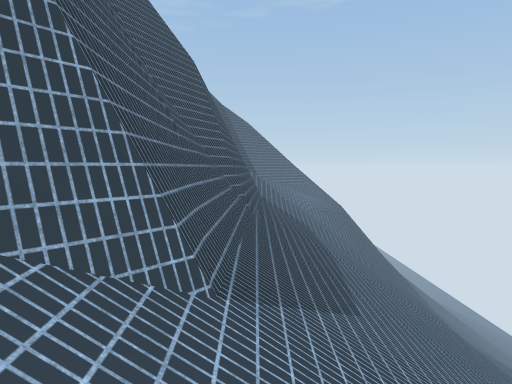
view 1 (above)

15 first-person views from a walk through a 3-D level made in the Unity game engine. The camera is 1.5 m above the floor, tilts 4° down and sees 70° across. The floor is counted in squares, 2 m on a side. Each view is taken from the middle of a square. On the plan, view 1 faces up. The plan holds only what a view shows up to about 11 squares ahead; the rest is blank. The place goes on beyond the plan. The player is left out. Surface patterns are stand-ins for the level's own textures.

view 2
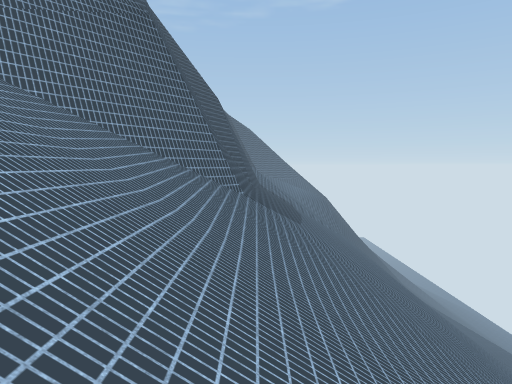

view 3
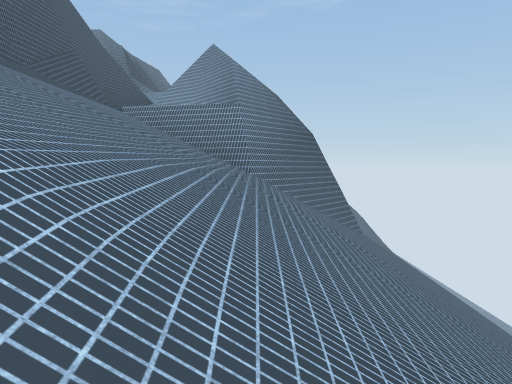

view 4
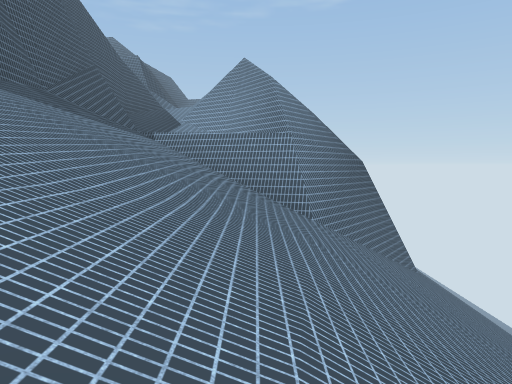

view 5
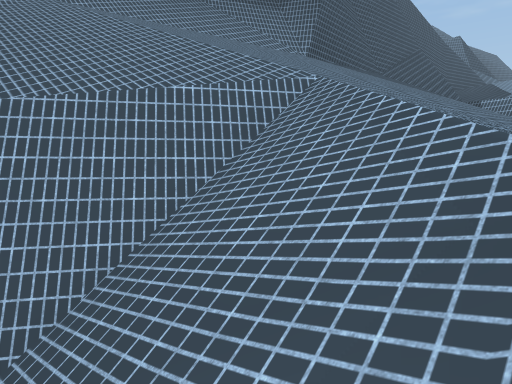

view 6
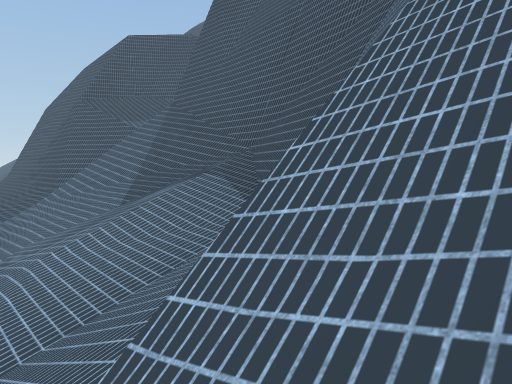

view 7
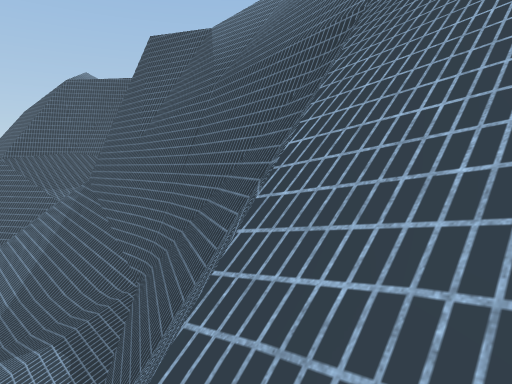

view 8
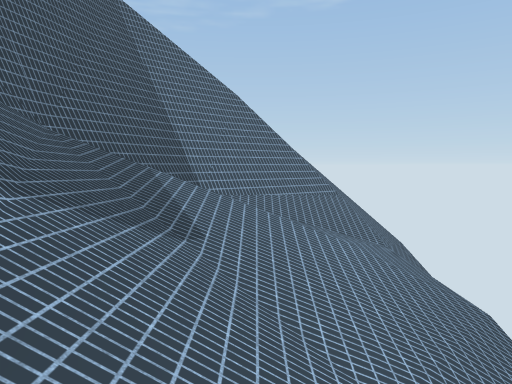

view 9
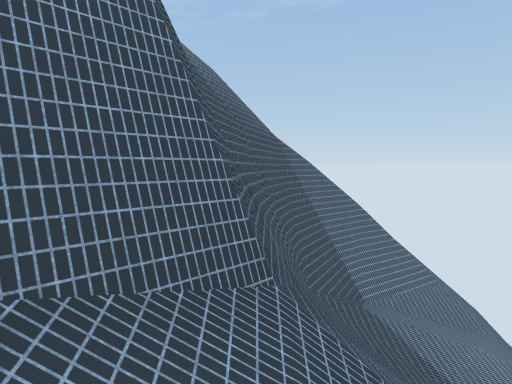

view 10
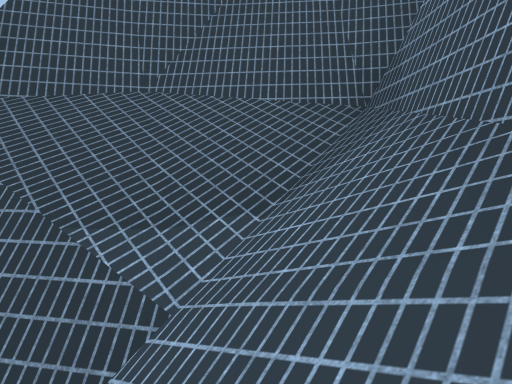

view 11
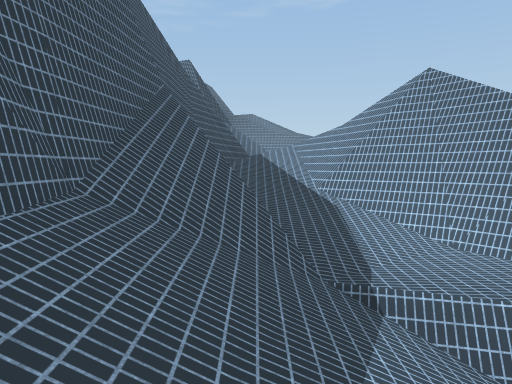

view 12
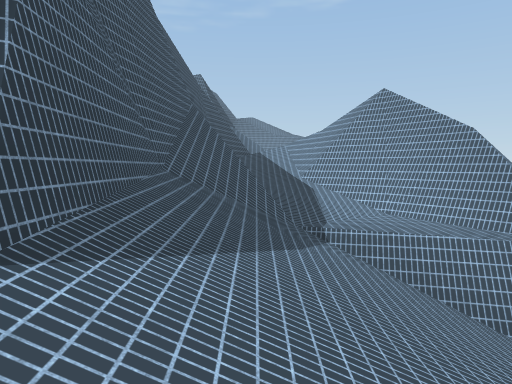

view 13
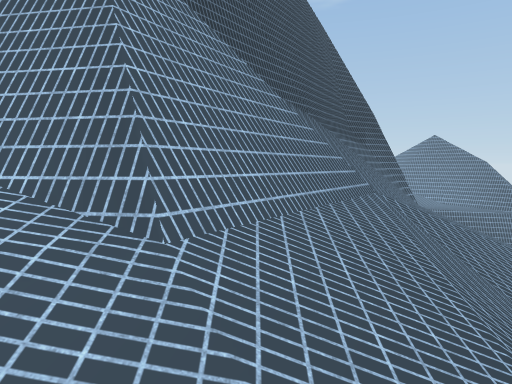

view 14
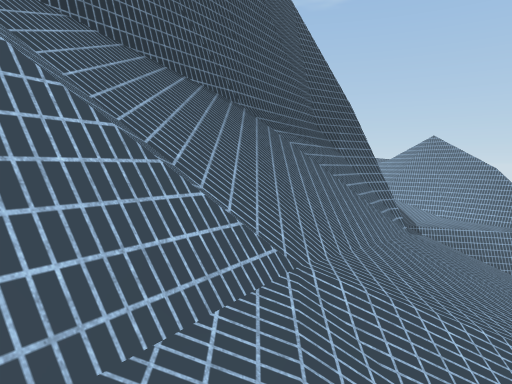

view 15
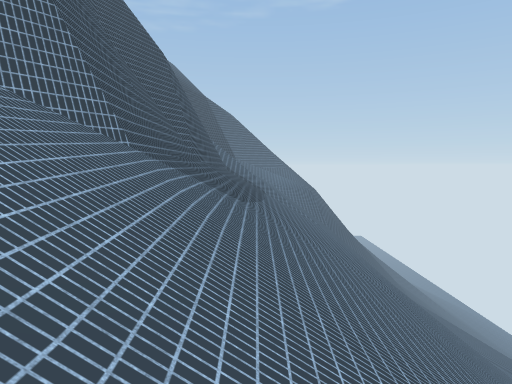

### Floor plan
Key: @ floor where view 1 was taken; # wall or solid block; . main floor; : floor 0.5 m higher than the main floor; + floor 1.25 m higher than the main floor; * floor 2 m higher than the main floor; % floor 2.5 m higher than the main floor; / step, stairs or slope; = window, fence, low wall or low ledge; v drop or lower ground.
Columns run from 12 left of view 1 to 3 right of it. Each row starts with its distance up from view 1.
 18            /////
 17            /vv=/
 16           #v##//
 15           ###///
 14           ##////
 13           #/////
 12           #/////
 11          ##/////
 10         ##//////
  9         #///////
  8         #//##///
  7         ##/##///
  6     #    ####///
  5     #%     ##///
  4     #*#    ##///
  3     #+##   ##///
  2     #/:#   #////
  1     #//.  ##////
  0     #//=###/@///
 -1     #//////////
 -2    ##/////////
 -3   ###/////////
 -4  ##//////////
 -5 ##//////////
 -6 #/////=/////
 -7 ##////#////
 -8 ##// #////
 -9 ///
-10  /

Where each view was taken, in squares from view 1:
view 1: 0 up, 0 right, facing up
view 2: 4 down, 0 right, facing up
view 3: 8 down, 3 left, facing up
view 4: 7 down, 4 left, facing up
view 5: 8 down, 4 left, facing up-left
view 6: 18 up, 3 right, facing down-left
view 7: 18 up, 1 right, facing down-left
view 8: 10 up, 1 right, facing up
view 9: 8 up, 2 left, facing up
view 10: 10 up, 1 left, facing down-left
view 11: 2 down, 7 left, facing up
view 12: 4 down, 7 left, facing up
view 13: 10 down, 11 left, facing up
view 14: 8 down, 10 left, facing up
view 15: 2 down, 1 right, facing up
